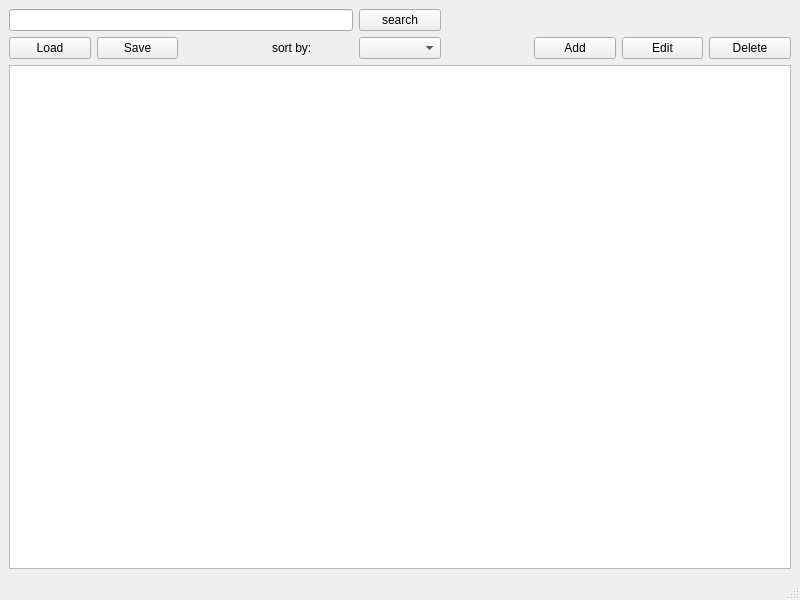
<?xml version="1.0" encoding="UTF-8"?>
<ui version="4.0">
 <class>MainWindow</class>
 <widget class="QMainWindow" name="MainWindow">
  <property name="geometry">
   <rect>
    <x>0</x>
    <y>0</y>
    <width>800</width>
    <height>600</height>
   </rect>
  </property>
  <property name="windowTitle">
   <string>MainWindow</string>
  </property>
  <widget class="QWidget" name="centralwidget">
   <layout class="QGridLayout" name="gridLayout">
    <item row="1" column="6">
     <widget class="QPushButton" name="addButton">
      <property name="text">
       <string>Add</string>
      </property>
     </widget>
    </item>
    <item row="1" column="1">
     <widget class="QPushButton" name="saveButton">
      <property name="text">
       <string>Save</string>
      </property>
     </widget>
    </item>
    <item row="1" column="3">
     <widget class="QLabel" name="label">
      <property name="text">
       <string>sort by:</string>
      </property>
     </widget>
    </item>
    <item row="1" column="0">
     <widget class="QPushButton" name="loadButton">
      <property name="text">
       <string>Load</string>
      </property>
     </widget>
    </item>
    <item row="1" column="4">
     <widget class="QComboBox" name="comboBox"/>
    </item>
    <item row="2" column="0" colspan="9">
     <widget class="QTableView" name="tableView"/>
    </item>
    <item row="1" column="7">
     <widget class="QPushButton" name="EditButton">
      <property name="text">
       <string>Edit</string>
      </property>
     </widget>
    </item>
    <item row="1" column="8">
     <widget class="QPushButton" name="delButton">
      <property name="text">
       <string>Delete</string>
      </property>
     </widget>
    </item>
    <item row="0" column="4">
     <widget class="QPushButton" name="searchButton">
      <property name="text">
       <string>search</string>
      </property>
     </widget>
    </item>
    <item row="0" column="0" colspan="4">
     <widget class="QLineEdit" name="searchInput"/>
    </item>
   </layout>
  </widget>
  <widget class="QMenuBar" name="menubar">
   <property name="geometry">
    <rect>
     <x>0</x>
     <y>0</y>
     <width>800</width>
     <height>24</height>
    </rect>
   </property>
  </widget>
  <widget class="QStatusBar" name="statusbar"/>
  <action name="actionInfo">
   <property name="text">
    <string>Info</string>
   </property>
  </action>
 </widget>
 <resources/>
 <connections/>
</ui>
